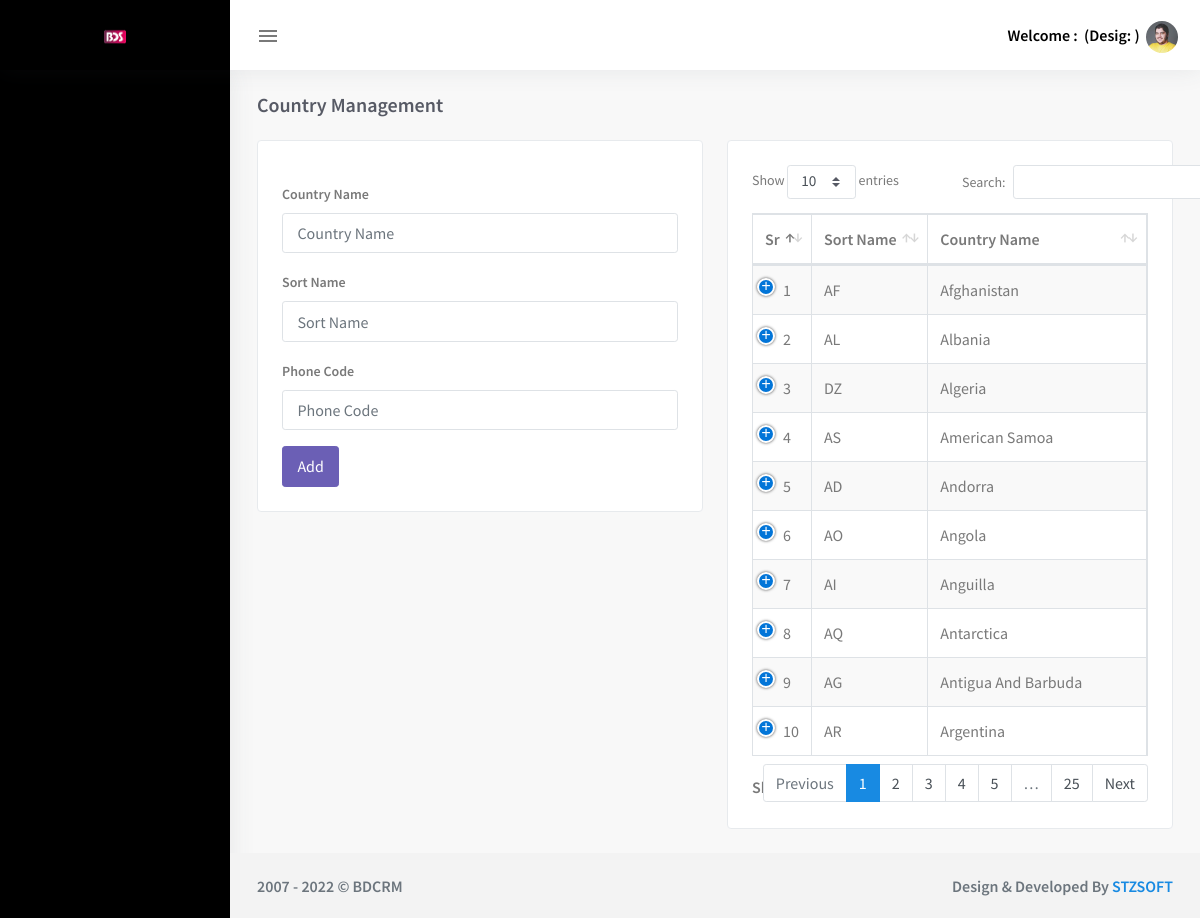
Screenshot of /master/add_country with the database file from the repository.
### tables this page shows
CREATE TABLE `bdcrm_countries` (
  `id` int(11) NOT NULL,
  `sortname` varchar(3) NOT NULL,
  `name` varchar(150) NOT NULL,
  `phonecode` int(11) NOT NULL,
  `status` int(1) NOT NULL DEFAULT 1
);

### application/views/includes/template.php (called while the page is built, shortened)
<?php
$this->load->view("includes/header.php");
$this->load->view("includes/navbar.php");
$this->load->view("includes/left-sidebar.php");
$this->load->view("includes/right-sidebar.php");
$this->load->view($main_content);
?>

### application/controllers/Master.php (called while the page is built, shortened)
<?php if (!defined('BASEPATH')) exit('No direct script access allowed');
class Master  extends CI_Controller
{
    public function __construct()
    {
        $this->load->model("model");
    }
    public function add_country($id=0){
         $data['main_content'] = "main/add_country";
         $data['getAllCountry'] = $this->model->getData('bdcrm_countries', array('status' => '1'));
         $this->load->view("includes/template", $data);
    }
}

### index.php (called while the page is built, shortened)
<?php
require_once BASEPATH.'core/CodeIgniter.php';

### application/models/Model.php (called while the page is built, shortened)
<?php
class Model extends CI_Model {
	function getData($tableName, $where_data=array(), $where_in = array(), $like = array()){
        try{
			if (isset($tableName) && isset($where_data)) {
				$this->db->trans_start();
				if(!empty($where_data)){
					$this->db->where($where_data);
				}
				$query = $this->db->get($tableName);
				$this->db->trans_complete();
				if ($query->num_rows() > 0){
					$rows = $query->result_array();
					return $rows;
				}else{
					return false;
				}
			}else{
				return false;
			}
		} catch (Exception $e){
			return false;
		}
	}
}

### application/views/main/add_country.php (the view, shortened to what this page needs)
<div class="content-page">
    <div class="content">
        <div class="container-fluid">
            <div class="row">
                <div class="col-12">
                    <div class="page-title-box">
                        <h4 class="page-title">Country Management</h4>
                    </div>
                </div>
            </div>
            <div class="row">
                <div class="col-lg-6">
                    <div class="card-box">
                        <?php
                        if(!empty($getFormInfo)){
                            $country_id = $getFormInfo['id'];
                            $sortname = $getFormInfo['sortname'];
                            $name = $getFormInfo['name'];
                            $phonecode = $getFormInfo['phonecode'];
                            $button = "Update";
                        }else{
                            $sortname = "";
                            $name = "";
                            $phonecode = "";
                            $button = "Add";
                        }
                        ?>
                        <form action="<?php echo base_url('master/submit_country'); ?>" method="post">
                            <div class="form-group">
                                <label>Country Name</label>
                                <input type="text" name="country_name" class="form-control"
                                placeholder="Country Name" required="" value="<?= $name;?>">
                            </div>
                            <div class="form-group">
                                <label>Sort Name</label>
                                <input type="text" name="sortname" class="form-control"
                                placeholder="Sort Name" required="" value="<?= $sortname;?>">
                            </div>
                            <div class="form-group">
                                <label>Phone Code</label>
                                <input type="number" name="phone_code" class="form-control"
                                placeholder="Phone Code" required="" value="<?= $phonecode; ?>">
                            </div>
                            <button type="submit" class="btn btn-purple waves-effect waves-light">
                                <?= $button; ?>
                            </button>
                        </form>
                    </div>
                </div>
                <div class="col-lg-6">
                    <div class="card-box">
                         <table id="datatable-responsive" class="table table-striped table-bordered dt-responsive nowrap" style="border-collapse: collapse; border-spacing: 0; width: 100%;">
                                    <thead>
                                        <tr>
                                            <th>Sr</th>
                                            <th>Sort Name</th>
                                            <th>Country Name</th>
                                        </tr>
                                    </thead>
                                    <tbody>
                                        <?php
                                        foreach ($getAllCountry as $key => $value) { ?>
                                        <tr>
                                            <td><?= $key+1; ?></td>
                                            <td><?= $value['sortname'];?></td>
                                            <td><?= $value['name'];?></td>
                                        </tr>
                                        <?php
                                        }
                                        ?>
                                    </tbody>
                                </table>
                    </div>
                </div>
            </div>
        </div>
    </div>
</div>

### rows the page displays
bdcrm_countries: sortname "AF", name "Afghanistan"
bdcrm_countries: sortname "AL", name "Albania"
bdcrm_countries: sortname "DZ", name "Algeria"
bdcrm_countries: sortname "AS", name "American Samoa"
bdcrm_countries: sortname "AD", name "Andorra"
bdcrm_countries: sortname "AO", name "Angola"
bdcrm_countries: sortname "AI", name "Anguilla"
bdcrm_countries: sortname "AQ", name "Antarctica"
bdcrm_countries: sortname "AG", name "Antigua And Barbuda"
bdcrm_countries: sortname "AR", name "Argentina"

### other values shown
$button "Add"
